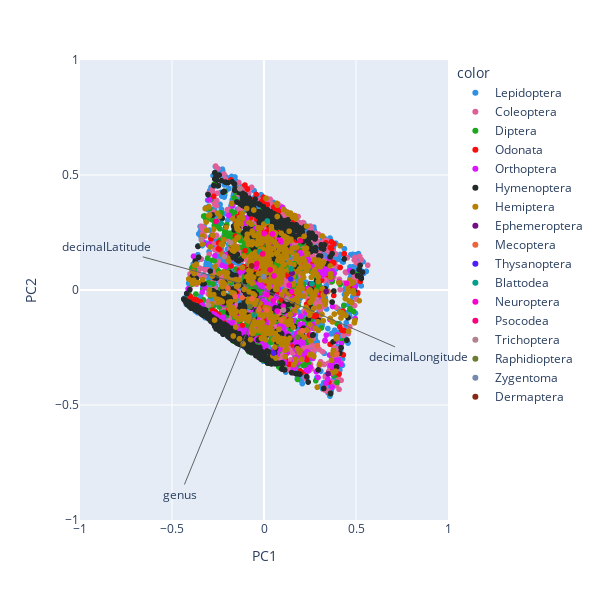

Notebook cell for this chart:
### Markdown cell above
Knowing that you will have to predict a taxon level from spatial and temporal coordinates, and optionally other information, you first need to split your dataset into a feature vector (`X`) and a target vector (`y`), then to reduce dimensionality of the feature space to compute and vizualize the loadings.

<div class="alert alert-warning">
<b>[Question 2.3] Feature importance visualization </b>  <br>
    Use the <a href="https://scikit-learn.org/stable/modules/generated/sklearn.decomposition.PCA.html?highlight=pca#sklearn.decomposition.PCA">PCA</a> function from scikit learn to reduce your data to 2 dimensions. Then, use the <samp>biplot_visualization()</samp> function provided in the toolbox (<i>toolbox.py</i>) to vizualize the biplot graph.

Do all features have the same importance? If no, which features are less important, and why?
You can use all other graphs from the visualization part to justify your answer.
</div>

<div class="alert alert-info">
<b>[Remark 2.3] </b> <br>
Feel free to try this vizualization with numerical features you already dropped (if any) to support your previous choices.
</div>

### Code cell
"""
CELL N°13: FEATURE IMPORTANCE VISUALIZATION

IMPORTANT: only keep numerical features in X (no NaNs).
If needed, you can use a mapping function,e.g., from string
to numerical values. Dates are not numbers!

You can also select all numerical features with:
    df.select_dtypes(include=np.numbers)
"""

from sklearn.preprocessing import StandardScaler
from sklearn.preprocessing import LabelEncoder

# First, we recommend using a fraction of the datatest
# and you should remove this (of set frac=1) when you
# feel confident about your model

sub_df = df.sample(frac=0.1, random_state=1234)

output = target_taxon


#########################################################################################################
# Start : Student version
#########################################################################################################

y = sub_df[output]  # target output
X = sub_df.drop(columns=[output])  # input DataFrame, without output column(s)


# Après visualisation de la PCA, certaines features peuvent être supprimées (obligé de faire ça avant la standardisation car après, X devient une liste numpy)
X = X.drop(columns=["family", "species", "time_of_day", "is_weekday", "season"]) 


columns = X.columns  # a vector of input feature names, usually `X.columns`


# Encodage des colonnes catégorielles (= non numériques)
label_encoder = LabelEncoder()
X["genus"] = label_encoder.fit_transform(X["genus"].astype(str))


"""
label_encoder = LabelEncoder()
X["family"] = label_encoder.fit_transform(X["family"].astype(str))

label_encoder = LabelEncoder()
X["species"] = label_encoder.fit_transform(X["species"].astype(str))
"""



# Standardize the data
scaler = StandardScaler()
X = scaler.fit_transform(X)  # do some standardization

# Apply a 2-dimensional PCA
pca = PCA(n_components=2)
X_data2 = pca.fit_transform(X)

#########################################################################################################
# End : Student version
#########################################################################################################


if all(not isinstance(x, type(...)) for x in [pca, X_data2, columns]):
    fig = tb.biplot_visualization(pca, X_data2, y, columns=columns)
    fig.show()

### Figure 1 — Plotly figure (JSON) as saved in the notebook; plotly's stock layout.template omitted (floating-point values rounded to 4 significant figures; data arrays with more than 128 entries replaced by an {"elided": "..."} marker saying what was removed)
{"data": [{"hovertemplate": "color=Lepidoptera<br>PC1=%{x}<br>PC2=%{y}<extra></extra>", "legendgroup": "Lepidoptera", "marker": {"color": "#2E91E5", "symbol": "circle"}, "mode": "markers", "name": "Lepidoptera", "showlegend": true, "type": "scattergl", "x": {"elided": "2030 float values"}, "xaxis": "x", "y": {"elided": "2030 float values"}, "yaxis": "y"}, {"hovertemplate": "color=Coleoptera<br>PC1=%{x}<br>PC2=%{y}<extra></extra>", "legendgroup": "Coleoptera", "marker": {"color": "#E15F99", "symbol": "circle"}, "mode": "markers", "name": "Coleoptera", "showlegend": true, "type": "scattergl", "x": {"elided": "1437 float values"}, "xaxis": "x", "y": {"elided": "1437 float values"}, "yaxis": "y"}, {"hovertemplate": "color=Diptera<br>PC1=%{x}<br>PC2=%{y}<extra></extra>", "legendgroup": "Diptera", "marker": {"color": "#1CA71C", "symbol": "circle"}, "mode": "markers", "name": "Diptera", "showlegend": true, "type": "scattergl", "x": {"elided": "512 float values"}, "xaxis": "x", "y": {"elided": "512 float values"}, "yaxis": "y"}, {"hovertemplate": "color=Odonata<br>PC1=%{x}<br>PC2=%{y}<extra></extra>", "legendgroup": "Odonata", "marker": {"color": "#FB0D0D", "symbol": "circle"}, "mode": "markers", "name": "Odonata", "showlegend": true, "type": "scattergl", "x": {"elided": "259 float values"}, "xaxis": "x", "y": {"elided": "259 float values"}, "yaxis": "y"}, {"hovertemplate": "color=Orthoptera<br>PC1=%{x}<br>PC2=%{y}<extra></extra>", "legendgroup": "Orthoptera", "marker": {"color": "#DA16FF", "symbol": "circle"}, "mode": "markers", "name": "Orthoptera", "showlegend": true, "type": "scattergl", "x": {"elided": "360 float values"}, "xaxis": "x", "y": {"elided": "360 float values"}, "yaxis": "y"}, {"hovertemplate": "color=Hymenoptera<br>PC1=%{x}<br>PC2=%{y}<extra></extra>", "legendgroup": "Hymenoptera", "marker": {"color": "#222A2A", "symbol": "circle"}, "mode": "markers", "name": "Hymenoptera", "showlegend": true, "type": "scattergl", "x": {"elided": "1936 float values"}, "xaxis": "x", "y": {"elided": "1936 float values"}, "yaxis": "y"}, {"hovertemplate": "color=Hemiptera<br>PC1=%{x}<br>PC2=%{y}<extra></extra>", "legendgroup": "Hemiptera", "marker": {"color": "#B68100", "symbol": "circle"}, "mode": "markers", "name": "Hemiptera", "showlegend": true, "type": "scattergl", "x": {"elided": "697 float values"}, "xaxis": "x", "y": {"elided": "697 float values"}, "yaxis": "y"}, {"hovertemplate": "color=Ephemeroptera<br>PC1=%{x}<br>PC2=%{y}<extra></extra>", "legendgroup": "Ephemeroptera", "marker": {"color": "#750D86", "symbol": "circle"}, "mode": "markers", "name": "Ephemeroptera", "showlegend": true, "type": "scattergl", "x": [0.3485, 0.2531, 0.3378, 0.1523, 0.1523, 0.1523], "xaxis": "x", "y": [-0.3641, 0.02694, -0.006661, 0.0736, 0.0736, 0.07363], "yaxis": "y"}, {"hovertemplate": "color=Mecoptera<br>PC1=%{x}<br>PC2=%{y}<extra></extra>", "legendgroup": "Mecoptera", "marker": {"color": "#EB663B", "symbol": "circle"}, "mode": "markers", "name": "Mecoptera", "showlegend": true, "type": "scattergl", "x": [0.2092, -0.1962, -0.02754, 0.3965, 0.01293, -0.1183, -0.1564, 0.09276, -0.065, 0.2907], "xaxis": "x", "y": [-0.1772, 0.006724, -0.08353, -0.2774, -0.08681, -0.03359, -0.02687, -0.1327, -0.03792, -0.2422], "yaxis": "y"}, {"hovertemplate": "color=Thysanoptera<br>PC1=%{x}<br>PC2=%{y}<extra></extra>", "legendgroup": "Thysanoptera", "marker": {"color": "#511CFB", "symbol": "circle"}, "mode": "markers", "name": "Thysanoptera", "showlegend": true, "type": "scattergl", "x": [0.145, 0.05198], "xaxis": "x", "y": [0.04802, -0.2743], "yaxis": "y"}, {"hovertemplate": "color=Blattodea<br>PC1=%{x}<br>PC2=%{y}<extra></extra>", "legendgroup": "Blattodea", "marker": {"color": "#00A08B", "symbol": "circle"}, "mode": "markers", "name": "Blattodea", "showlegend": true, "type": "scattergl", "x": [-0.05375, 0.1475, -0.024, 0.2611, -0.2334, 0.01811], "xaxis": "x", "y": [-0.1082, 0.09157, 0.166, 0.02746, 0.29, 0.3], "yaxis": "y"}, {"hovertemplate": "color=Neuroptera<br>PC1=%{x}<br>PC2=%{y}<extra></extra>", "legendgroup": "Neuroptera", "marker": {"color": "#FB00D1", "symbol": "circle"}, "mode": "markers", "name": "Neuroptera", "showlegend": true, "type": "scattergl", "x": [0.04662, 0.08971, -0.04307, 0.4489, 0.04608, 0.1052, 0.0177, 0.1372, 0.1494, 0.0008635, 0.07129, 0.05395, 0.04944], "xaxis": "x", "y": [0.2435, 0.2148, 0.09988, 0.02954, 0.2438, -0.07084, -0.02045, 0.02123, -0.005935, 0.2457, -0.0916, 0.06128, -0.04674], "yaxis": "y"}, {"hovertemplate": "color=Psocodea<br>PC1=%{x}<br>PC2=%{y}<extra></extra>", "legendgroup": "Psocodea", "marker": {"color": "#FC0080", "symbol": "circle"}, "mode": "markers", "name": "Psocodea", "showlegend": true, "type": "scattergl", "x": [0.1978, -0.007344, 0.03309, -0.2604, -0.03875], "xaxis": "x", "y": [0.2137, 0.1568, 0.08757, 0.2983, 0.1148], "yaxis": "y"}, {"hovertemplate": "color=Trichoptera<br>PC1=%{x}<br>PC2=%{y}<extra></extra>", "legendgroup": "Trichoptera", "marker": {"color": "#B2828D", "symbol": "circle"}, "mode": "markers", "name": "Trichoptera", "showlegend": true, "type": "scattergl", "x": [-0.1309, 0.1059, -0.3033, -0.2162, 0.1248, -0.1829, -0.3406], "xaxis": "x", "y": [0.4406, -0.08724, -0.06567, 0.1451, -0.03945, 0.2062, 0.2187], "yaxis": "y"}, {"hovertemplate": "color=Raphidioptera<br>PC1=%{x}<br>PC2=%{y}<extra></extra>", "legendgroup": "Raphidioptera", "marker": {"color": "#6C7C32", "symbol": "circle"}, "mode": "markers", "name": "Raphidioptera", "showlegend": true, "type": "scattergl", "x": [-0.07598, 0.1821], "xaxis": "x", "y": [-0.07195, -0.2057], "yaxis": "y"}, {"hovertemplate": "color=Zygentoma<br>PC1=%{x}<br>PC2=%{y}<extra></extra>", "legendgroup": "Zygentoma", "marker": {"color": "#778AAE", "symbol": "circle"}, "mode": "markers", "name": "Zygentoma", "showlegend": true, "type": "scattergl", "x": [-0.002732], "xaxis": "x", "y": [0.058], "yaxis": "y"}, {"hovertemplate": "color=Dermaptera<br>PC1=%{x}<br>PC2=%{y}<extra></extra>", "legendgroup": "Dermaptera", "marker": {"color": "#862A16", "symbol": "circle"}, "mode": "markers", "name": "Dermaptera", "showlegend": true, "type": "scattergl", "x": [-0.06696], "xaxis": "x", "y": [0.1049], "yaxis": "y"}], "layout": {"annotations": [{"arrowcolor": "#636363", "arrowhead": 0, "ax": -0.4547, "axref": "x", "ay": -0.8893, "ayref": "y", "showarrow": true, "text": "genus", "x": 0, "xref": "x", "y": 0, "yref": "y"}, {"arrowcolor": "#636363", "arrowhead": 0, "ax": -0.8577, "axref": "x", "ay": 0.1877, "ayref": "y", "showarrow": true, "text": "decimalLatitude", "x": 0, "xref": "x", "y": 0, "yref": "y"}, {"arrowcolor": "#636363", "arrowhead": 0, "ax": 0.8373, "axref": "x", "ay": -0.2907, "ayref": "y", "showarrow": true, "text": "decimalLongitude", "x": 0, "xref": "x", "y": 0, "yref": "y"}], "height": 600, "legend": {"title": {"text": "color"}, "tracegroupgap": 0}, "margin": {"t": 60}, "width": 600, "xaxis": {"anchor": "y", "domain": [0, 1], "range": [-1, 1], "title": {"text": "PC1"}}, "yaxis": {"anchor": "x", "domain": [0, 1], "range": [-1, 1], "title": {"text": "PC2"}}}}
